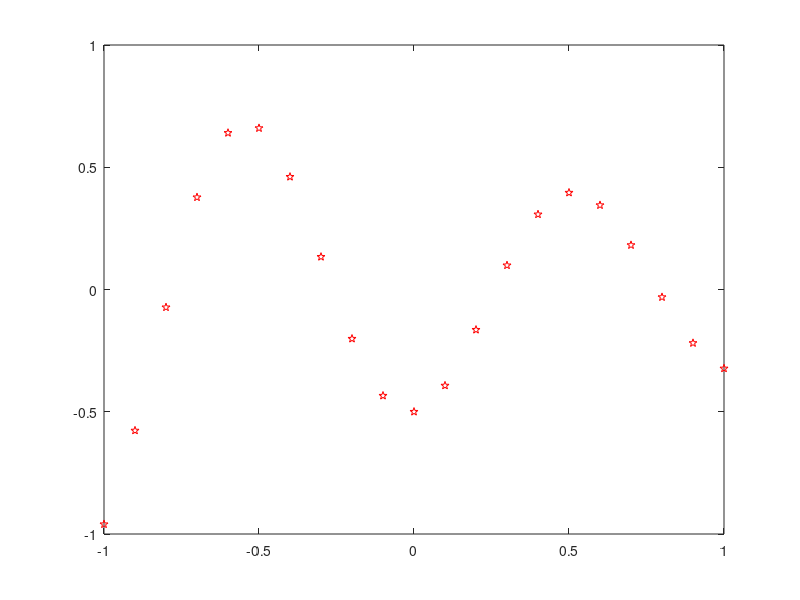

Recreate this plot in MATLAB. (Note: this script raises an error after producing the figure.)
P=-1:.1:1;
T=[-.9602 -.5770 -.0729 .3771 .6405 .6600 .4609...
    .1336 -.2013 -.4344 -.5000 -.3930 -.1647 .0988...
    .3072 .3960 .3449 .1816 -.0312 -.2189 -.32301];
plot(P,T,'rp');
p=-3:1:3;
a=radbas(p);
figure;
plot(p,a,'m');
a2=radbas(p-1.5);
a3=radbas(p+2);
a4=a+a2*1+a3*0.5;
plot(p,a,'b-',p,a2,'b:',p,a3,'bp',p,a4,'m--');
eg=0.02;
sc=1;
net=newrb(P,T,eg,sc);